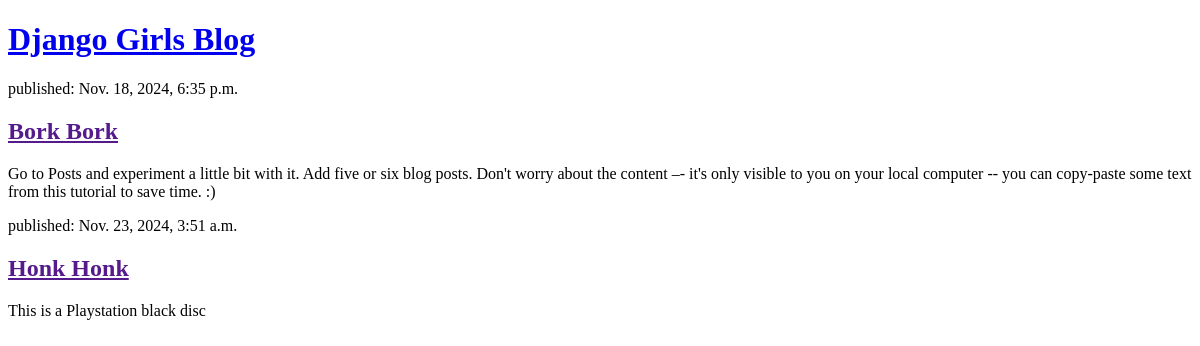
Before: / with the older database file.
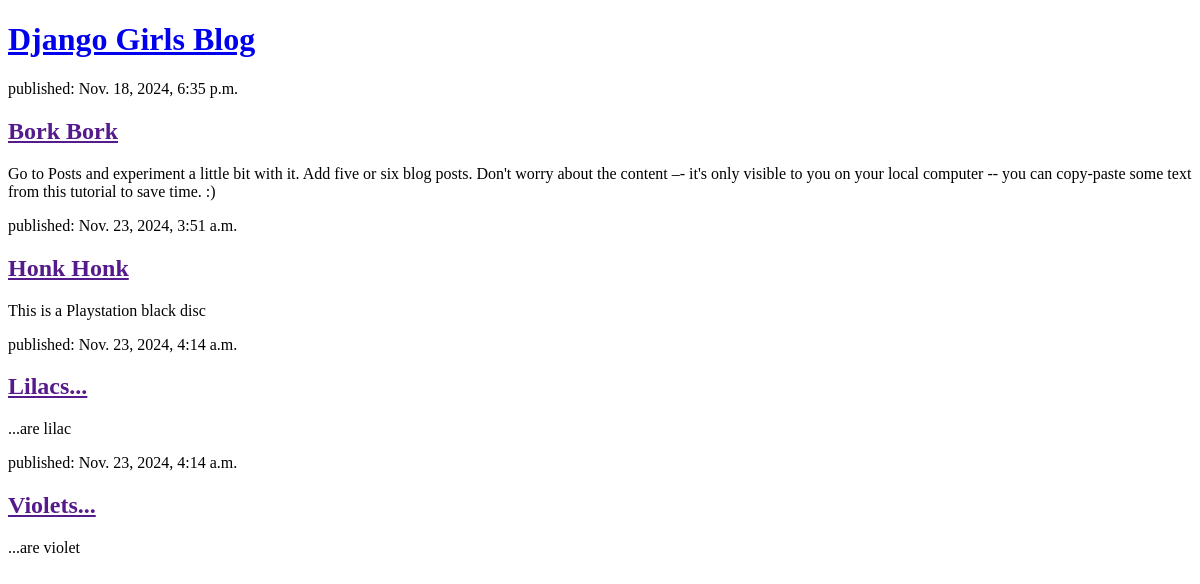
After: the same page with the newer database file.
### blog/models.py (models this page shows, shortened)
class Post(models.Model):
    author = models.ForeignKey(settings.AUTH_USER_MODEL, on_delete=models.CASCADE)
    title = models.CharField(max_length=200)
    text = models.TextField()
    created_date = models.DateTimeField(default=timezone.now)
    published_date = models.DateTimeField(blank=True, null=True)

### blog/views.py (the view)
# urls.py: path('', views.post_list, name='post_list'),
def post_list(request):
    posts = Post.objects.filter(published_date__lte=timezone.now()).order_by('published_date')
    return render(request, 'blog/post_list.html', {'posts': posts})

### blog/templates/blog/post_list.html (shortened to what this page needs)
<!DOCTYPE html>
<html>
    <head>
    </head>
    <body>
        <header>
            <h1><a href="/">Django Girls Blog</a></h1>
        </header>
        {% for post in posts %}
            <article>
                <time>published: {{ post.published_date }}</time>
                <h2><a href="">{{ post.title }}</a></h2>
                <p>{{ post.text|linebreaksbr }}</p>
            </article>
        {% endfor %}
    </body>
</html>

Changed rows visible on the page:
now on this page (row edited): Post: published_date "Nov. 23, 2024, 4:14 a.m.", title "Lilacs...", text "...are lilac"
now on this page (row edited): Post: published_date "Nov. 23, 2024, 4:14 a.m.", title "Violets...", text "...are violet"
